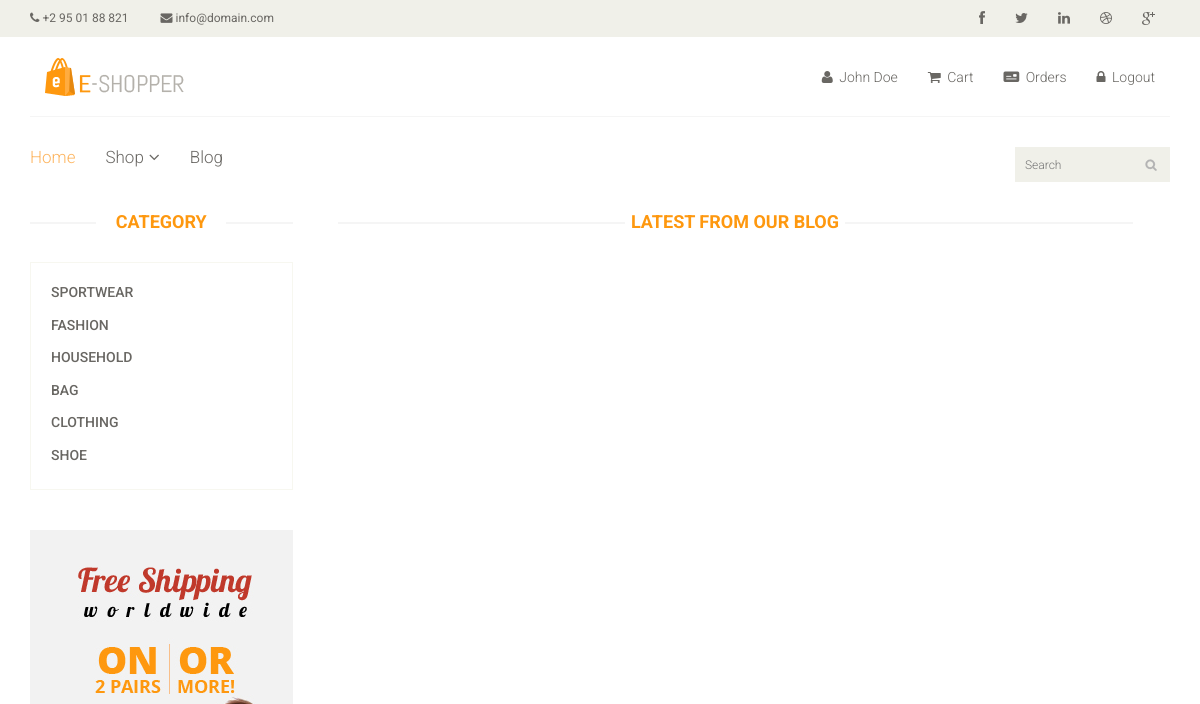
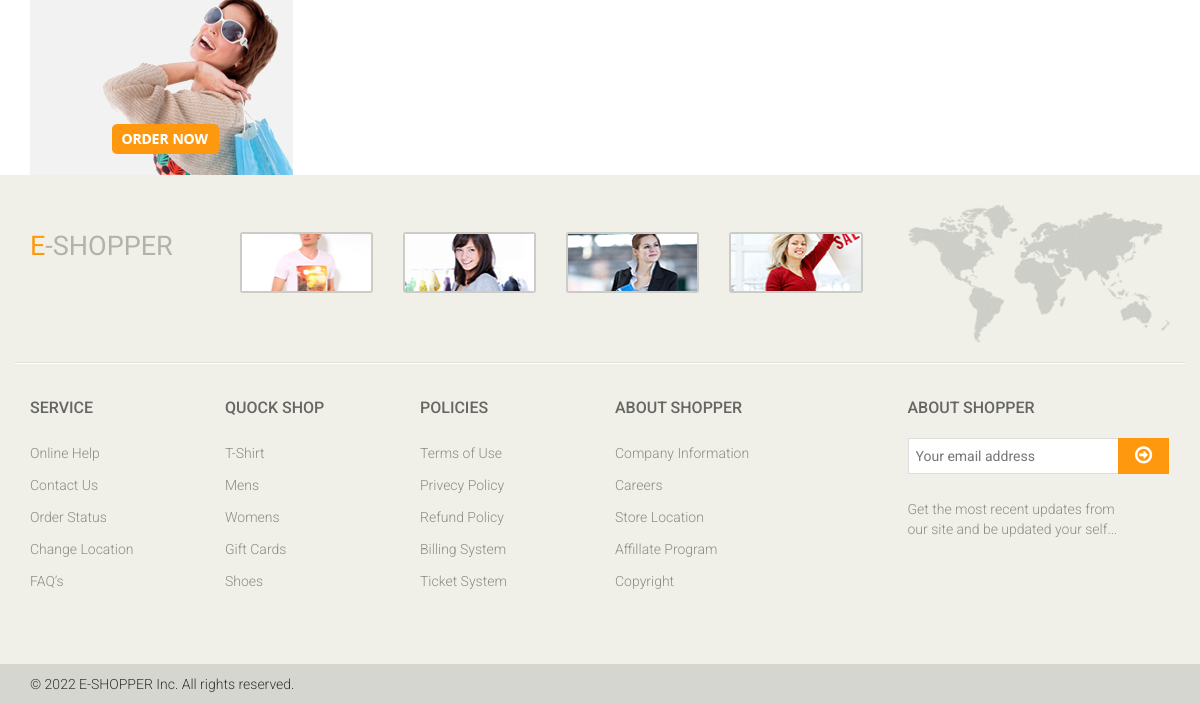
/?quanly=blog (signed in), run on an earlier commit of the app's database (2 pictures, top to bottom).
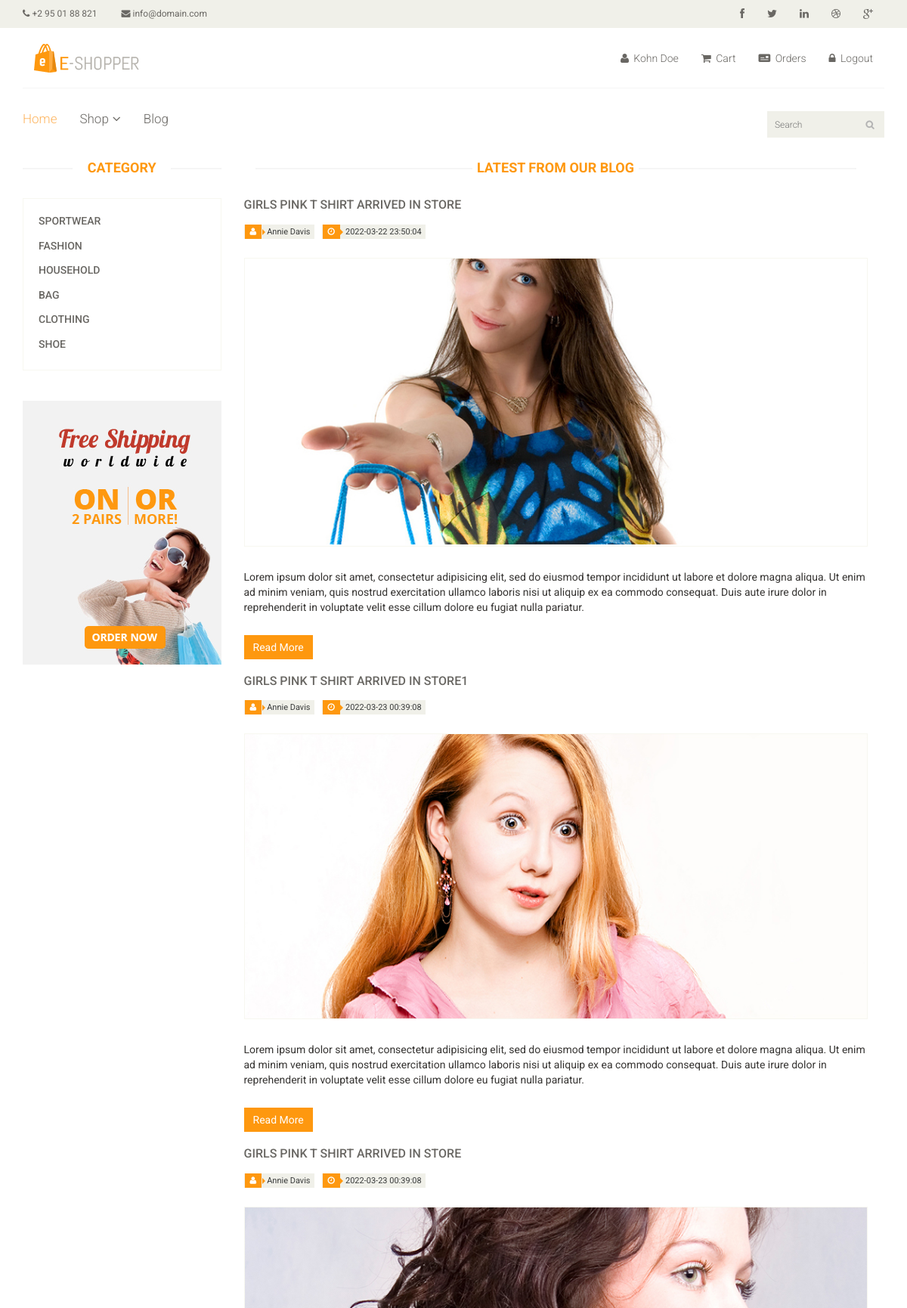
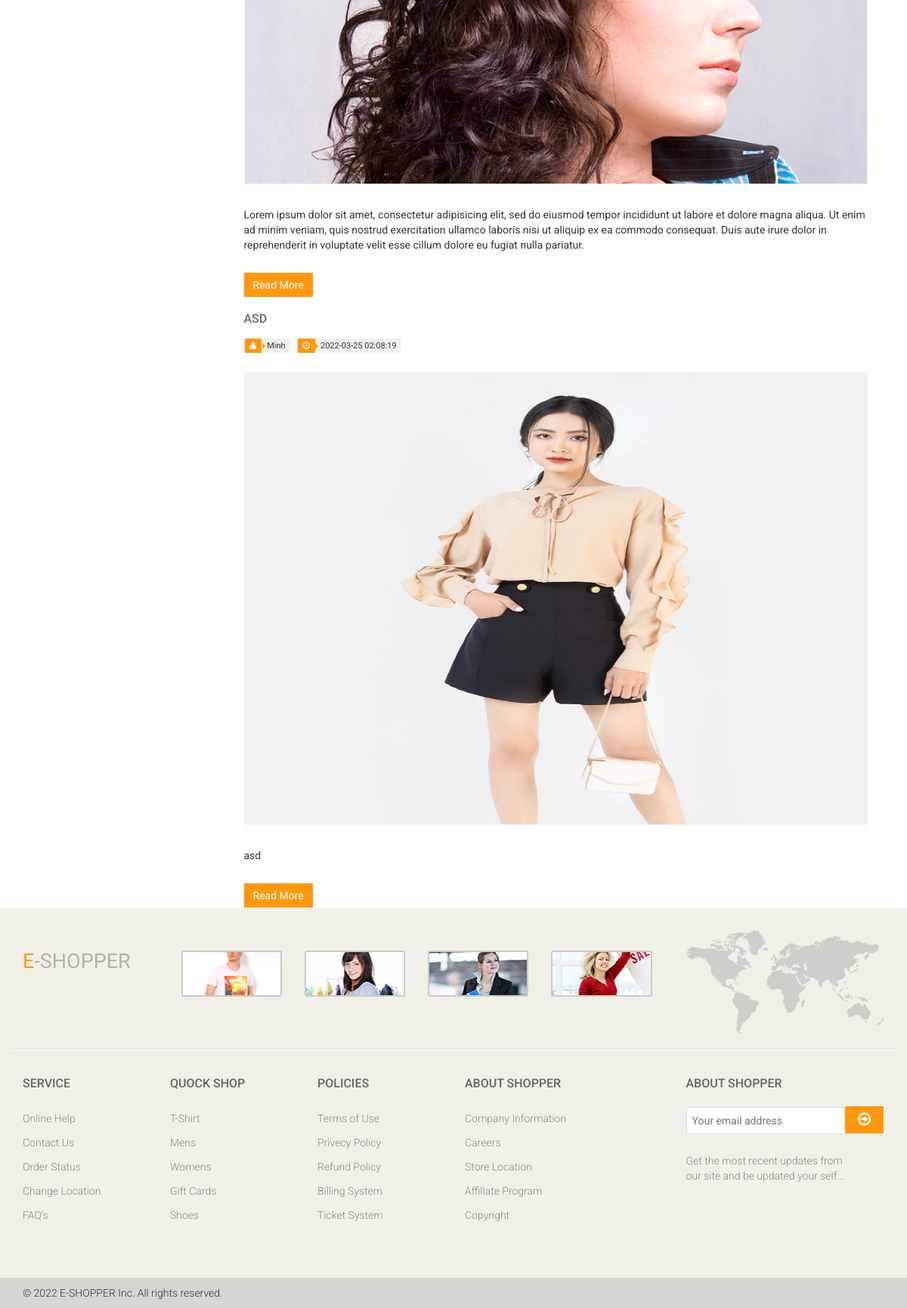
And on a later commit of the database (2 pictures, top to bottom).
### tables this page shows
CREATE TABLE `categories` (
  `id` int(11) NOT NULL,
  `name` varchar(255) NOT NULL
);

CREATE TABLE `blog` (
  `id` int(11) NOT NULL,
  `title` varchar(100) DEFAULT NULL,
  `brieft` text DEFAULT NULL,
  `content` text DEFAULT NULL,
  `img` varchar(50) DEFAULT NULL,
  `date` varchar(100) DEFAULT NULL,
  `author` varchar(50) DEFAULT NULL,
  `cmt` text DEFAULT NULL
);

### include/blog.php (the view)
<?php
include_once('./database/connect.php');
?>
	<section>
		<div class="container">
				<div class="col-sm-9">
					<div class="blog-post-area">
						<h2 class="title text-center">Latest From our Blog</h2>
						<?php
						$blog_list=mysqli_query($con,"SELECT blog.id as id,blog.title as title,blog.brieft as brieft, blog.date as date, blog.img as img, blog.author as author from blog ");
						while($row_blog=mysqli_fetch_array($blog_list)){
						?>
						<div class="single-blog-post">
							<h3><?php echo $row_blog['title'] ?></h3>
							<div class="post-meta">
								<ul>
									<li><i class="fa fa-user"></i><?php echo $row_blog['author'] ?></li>
									<li><i class="fa fa-clock-o"></i><?php echo $row_blog['date'] ?></li>
								</ul>
							</div>
							<a href="">
								<img style="max-height:600px" src="<?php echo $row_blog['img'] ?>" alt="">
							</a>
							<p><?php echo $row_blog['brieft'] ?></p>
							<a  class="btn btn-primary" href="?quanly=blogsingle&blog_id=<?php echo $row_blog['id'] ?>">Read More</a>
						</div>
						<?php
						}
						?>
					</div>
				</div>
		</div>
	</section>

### include/navbar-login-checker.php (shortened to what this page needs)
<?php
	if (!empty($_SESSION)) {
		$name	=	checkSession('name');
		$email 	= checkSession('email');
		$password 	= checkSession('password');
		$idAccount 	= checkSession('id_account');
		$role		= checkSession('role');
		if ($name !="NULL" && $email != "NULL" && $password != "NULL" && $idAccount != "NULL" && $role != "NULL") {?>
			<li><a href=""><i class="fa fa-user"></i> <?= $name ?></a></li>
			<li><a href="?quanly=cart"><i class="fa fa-shopping-cart"></i> Cart</a></li>
			<li><a href="?quanly=orders"><i class="fa fa-money-check"></i> Orders</a></li>
			<li><a href="include/logout.php"><i class="fa fa-lock"></i> Logout</a></li>
		<?php return;
		}
	}?>
<?php
	function checkSession($input){
		$inputContent = "NULL";
		if (!empty($_SESSION[$input])) {
			$inputContent = $_SESSION[$input];
		}
		return $inputContent;
	}
?>

### include/category-sidebar.php (shortened to what this page needs)
<div class="col-sm-3">
					<div class="left-sidebar">
						<h2>Category</h2>
						<div class="panel-group category-products" id="accordian">
						<?php
	$query = "select * from categories where 1";
	$result = mysqli_query($con, $query);
	while($row = mysqli_fetch_array($result)){
		$name=$row["name"];
	?>
		<div class="panel panel-default">
			<div class="panel-heading">
				<h4 class="panel-title"><a class="cate" id="<?=$name?>"	href="?quanly=product&category=<?=$name?>"><?= $name; ?></a></h4>
			</div>
		</div>
<?php }	?>
</div>
	<div class="shipping text-center">
		<img src="images/home/shipping.jpg" alt="" />
	</div>
</div>
</div>

What changed in the data, as far as the page shows it:
added blog: title "GIRLS PINK T SHIRT ARRIVED IN STORE", author "Annie Davis", date "2022-03-22 23:50:04", img (picture), brieft "Lorem ipsum dolor sit amet, consectetur adipisicing elit, sed do eiusmod tempor incididunt ut labore et dolore magna aliqua. Ut enim ad minim veniam, quis nostrud exercitation ullamco laboris nisi ut aliquip ex ea commodo consequat. Duis aute irure dolor in reprehenderit in voluptate velit esse cillum dolore eu fugiat nulla pariatur."
added blog: title "GIRLS PINK T SHIRT ARRIVED IN STORE1", author "Annie Davis", date "2022-03-23 00:39:08", img (picture), brieft "Lorem ipsum dolor sit amet, consectetur adipisicing elit, sed do eiusmod tempor incididunt ut labore et dolore magna aliqua. Ut enim ad minim veniam, quis nostrud exercitation ullamco laboris nisi ut aliquip ex ea commodo consequat. Duis aute irure dolor in reprehenderit in voluptate velit esse cillum dolore eu fugiat nulla pariatur."
added blog: title "GIRLS PINK T SHIRT ARRIVED IN STORE", author "Annie Davis", date "2022-03-23 00:39:08", img (picture), brieft "Lorem ipsum dolor sit amet, consectetur adipisicing elit, sed do eiusmod tempor incididunt ut labore et dolore magna aliqua. Ut enim ad minim veniam, quis nostrud exercitation ullamco laboris nisi ut aliquip ex ea commodo consequat. Duis aute irure dolor in reprehenderit in voluptate velit esse cillum dolore eu fugiat nulla pariatur."
added blog: title "ASD", author "Minh", date "2022-03-25 02:08:19", img (picture), brieft "asd"
Also different on the page:
$name: "John Doe" → "Kohn Doe"
